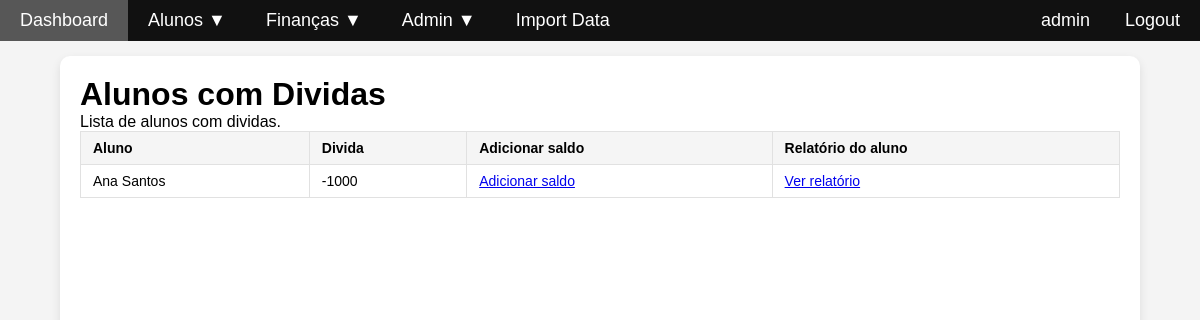
Page /financas/dividas (signed in) on the earlier database version.
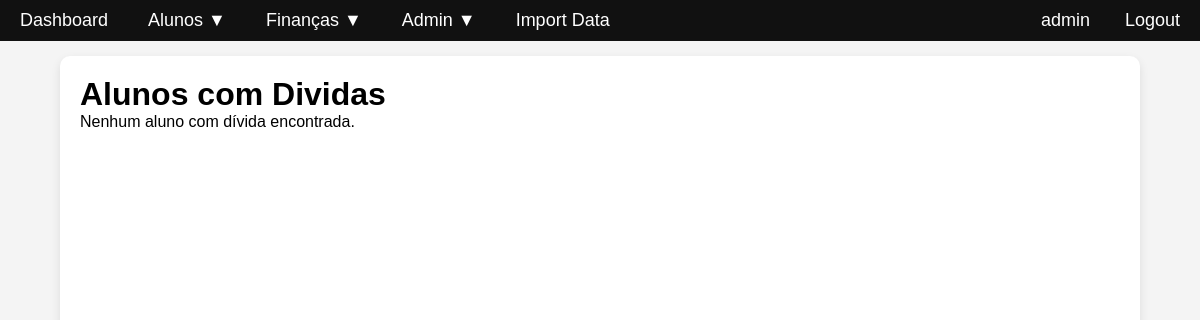
Same page on the later database version.
### data_hub/models.py (models this page shows, shortened)
class Aluno(models.Model):
    class Meta:
        db_table = 'aluno'
    aluno_id = models.AutoField(primary_key=True)
    nome_proprio = models.CharField(max_length=100, default='')
    apelido = models.CharField(max_length=250, default='')
    archive_flag = models.BooleanField(default=False)
    processo = models.CharField(max_length=150, null=True, blank=True)
    data_admissao = models.DateTimeField()
    data_ultima_renovacao = models.DateTimeField(null=True, blank=True)
    data_nascimento = models.DateTimeField()
    documento = models.CharField(max_length=250, default='')
    numero_documento = models.CharField(max_length=100, default='')
    data_validade = models.DateTimeField()
    niss = models.IntegerField(null=True, blank=True)
    nif = models.IntegerField(null=True, blank=True)
    morada = models.CharField(max_length=150, default='')
    codigo_postal = models.CharField(max_length=150, default='')
    concelho = models.CharField(max_length=150, default='')
    fregesia = models.CharField(max_length=150, null=True, blank=True)
    escolaridade_anterior = models.CharField(max_length=150, null=True, blank=True)
    motivo_admissao = models.CharField(max_length=150, null=True, blank=True)
    cuidados_especias = models.ManyToManyField(to='CuidadoEspecial', db_table='aluno_cuidados_especiais', blank=True)
    saldo = models.IntegerField(null=False, blank=True, default=0)

### data_hub/views.py (the view)
# urls.py: path('financas/dividas', views.alunos_dividas, name='alunos_dividas'),
@login_required(login_url=login_url)
def alunos_dividas(request):
    content = {
        'title': 'Alunos com Dividas',
        'description': 'Lista de alunos com dividas.',
        'alunos_dividas': Aluno.objects.filter(saldo__lt=-1) if hasattr(Aluno, 'saldo') else [],
    }
    return render(request, 'financas/alunos_dividas.html', content)

### data_hub/templates/financas/alunos_dividas.html (shortened to what this page needs)
{% extends "navigation.html" %}
{% block content %}
<div class="container mt-4">
    <h1>{{ title }}</h1>
    {% if alunos_dividas %}
        <p>{{ description }}</p>
        <table class="admin-table">
            <thead>
                <tr>
                    <th>Aluno</th>
                    <th>Divida</th>
                    <th>Adicionar saldo</th>
                    <th>Relatório do aluno</th>
                </tr>
            </thead>
            <tbody>
                {% for aluno in alunos_dividas %}
                    <tr>
                        <td>{{ aluno.nome_proprio }} {{ aluno.apelido }}</td>
                        <td>{{ aluno.saldo }}</td>
                        <td> <a href="{% url 'registar_pagamento' aluno.pk %}">Adicionar saldo </a></td>
                        <td><a href="{% url 'gerar_pdf_aluno' aluno.pk %}">Ver relatório</a></td>
                    </tr>
                {% endfor %}
            </tbody>
        </table>
    {% else %}
        <div class="alert alert-success" role="alert">
            Nenhum aluno com dívida encontrada.
        </div>
    {% endif %}
</div>
{% endblock %}

### data_hub/templates/navigation.html (shortened to what this page needs)
{% extends "layout.html" %}
{% block nav %}
<div id="mySidebar" class="sidebar">
    <a href="{% url 'index' %}">Dashboard</a>
    {% if user.is_staff %}
        {% if user.is_superuser or perms.auth.grupo_alunos %}
            <div class="dropdown">
                <span class="dropdown-btn">Alunos ▼</span>
            </div>
        {% endif %}
        {% if user.is_superuser or perms.auth.grupo_financas %}
            <div class="dropdown">
                <span class="dropdown-btn">Finanças ▼</span>
            </div>
        {% endif %}
        {% if user.is_superuser or perms.auth.grupo_admin %}
            <div class="dropdown">
                <span class="dropdown-btn">Admin ▼</span>
            </div>
        {% endif %}
        <a href="{% url 'import_data' %}">Import Data</a>
    {% endif %}
    <span style="color: white; margin-left: auto; display: inline-block; vertical-align: middle; font-size: 18px; padding: 10px 15px;">
        {{ user.username }}
    </span>
    <a href="{% url 'logout' %}">Logout</a>
</div>
{% endblock %}

### data_hub/templates/layout.html (shortened to what this page needs)
{% load static %}
<!DOCTYPE html>
<html lang="en">
<head>
</head>
<body style="overflow: hidden;">
    {% block nav %}
    {% endblock %}
    <div class="content">
        {% block content %}
        {% endblock %}
    </div>
</body>
</html>

### data_hub/templates/layout.html (style rules this page uses)
* { margin: 0; padding: 0; box-sizing: border-box; }
body { display: flex; flex-direction: column; height: 100vh; background-color: #f4f4f4; font-family: Arial, sans-serif; }
.content { margin-top: 120px; padding: 20px; overflow-y: auto; background-color: white; border-radius: 10px; box-shadow: 0px 4px 10px rgba(0, 0, 0, 0.1); width: 90%; max-width: 1200px; margin: auto; height: calc(100vh - 70px); }

### data_hub/templates/navigation.html (style rules this page uses)
.sidebar { height: 100%; width: 0; position: fixed; z-index: 1000; top: 0; left: 0; background-color: #111; transition: 0.5s; padding-top: 60px; }
.sidebar a, .dropdown-btn { padding: 10px 15px; text-decoration: none; font-size: 18px; color: white; display: block; transition: 0.3s; background: none; border: none; width: 100%; text-align: left; cursor: pointer; }
@media screen and (min-width: 768px) { .sidebar { display: flex; position: relative; width: 100%; height: auto; flex-direction: row; background-color: #111; padding-top: 0; } }
@media screen and (min-width: 768px) { .sidebar a, .dropdown-btn { display: inline-block; padding: 10px 20px; width: auto; text-align: center; } }
@media screen and (min-width: 768px) { .dropdown { position: relative; } }

Differences in the rows shown:
no longer on this page (row edited): Aluno: nome_proprio "Ana", apelido "Santos", saldo "-1000"
Other differences:
{{ description }}: "Lista de alunos com dividas." → (not shown)
text no longer shown: "Aluno Divida Adicionar saldo Relatório do aluno"
text now shown: "Nenhum aluno com dívida encontrada."
